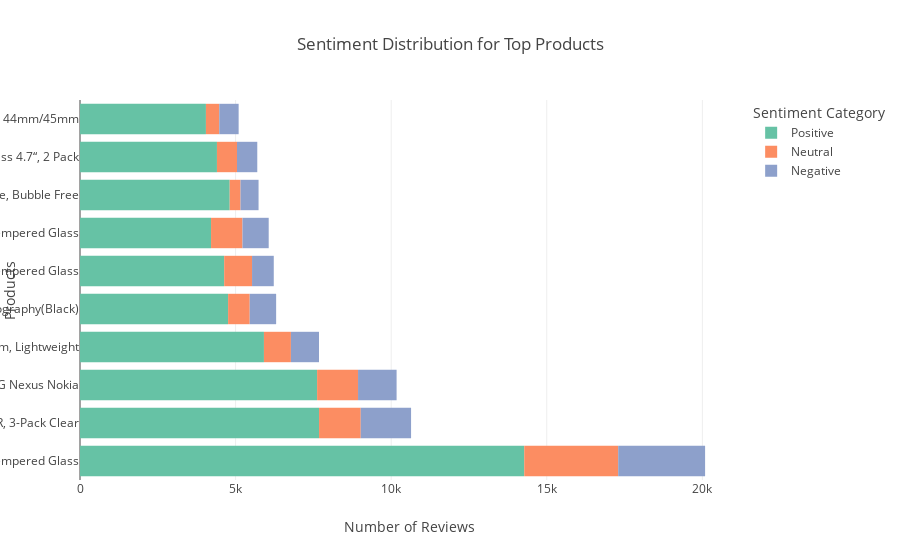

Notebook cell for this chart:
### Markdown cell above
# Sentiment distribution for top 12 products (with the highest reviews)

### Code cell
import plotly.express as px

# Prepare data for plotting
def prepare_sentiment_data(products, merged_data, metadata):
    sentiment_data = []
    
    for product_asin in products:
        product_data = merged_data[merged_data['parent_asin'] == product_asin]
        product_title = metadata.loc[metadata['parent_asin'] == product_asin, 'title'].values[0] if not metadata.empty else product_asin
        
        # Count sentiment categories
        sentiment_counts = product_data['sentiment_category'].value_counts()
        
        # Append to the list
        for sentiment, count in sentiment_counts.items():
            sentiment_data.append({
                'Product': product_title,
                'Sentiment Category': sentiment,
                'Count': count
            })
    
    return pd.DataFrame(sentiment_data)

# Prepare data for top products
top_products = merged_data['parent_asin'].value_counts().head(10).index
sentiment_df = prepare_sentiment_data(top_products, merged_data, metadata)

# Create a horizontal stacked bar chart using Plotly
fig = px.bar(
    sentiment_df,
    x='Count',
    y='Product',
    color='Sentiment Category',
    orientation='h',  # Horizontal bar chart
    title='Sentiment Distribution for Top Products',
    labels={'Count': 'Number of Reviews', 'Product': 'Products'},
    color_discrete_sequence=px.colors.qualitative.Set2  
)

# Show the plot
fig.show()

### Figure 1 — Plotly figure (JSON) as saved in the notebook; plotly's stock layout.template omitted (floating-point values rounded to 4 significant figures)
{"data": [{"alignmentgroup": "True", "hovertemplate": "Sentiment Category=Positive<br>Number of Reviews=%{x}<br>Products=%{y}<extra></extra>", "legendgroup": "Positive", "marker": {"color": "rgb(102,194,165)", "pattern": {"shape": ""}}, "name": "Positive", "offsetgroup": "Positive", "orientation": "h", "showlegend": true, "textposition": "auto", "type": "bar", "x": [14276, 7682, 7619, 5911, 4759, 4633, 4211, 4811, 4401, 4047], "xaxis": "x", "y": ["Ailun Glass Screen Protector Compatible for iPhone 11/XR,6.1 Inch 3 Pack Tempered Glass", "Mkeke Compatible with iPhone 11 Screen Protector for iPhone XR Screen Protector, Tempered Glass Film for Apple iPhone 11 and iPhone XR, 3-Pack Clear", "Beam Electronics Car Phone Holder Mount, Phone Car Air Vent Mount Holder Cradle Compatible for iPhone 12 11 Pro Max XS XS XR X 8+ 7+ SE 6s 6+ 5s 4 Samsung Galaxy S4-S10 LG Nexus Nokia", "UBeesize Selfie Stick Tripod, 62\" Extendable Tripod Stand with Bluetooth Remote for Cell Phones, Heavy Duty Aluminum, Lightweight", "UBeesize Selfie Ring Light with Tripod Stand & Cell Phone Holder for Live Stream/Makeup, Mini Led Camera Ringlight for YouTube Videos/Photography(Black)", "Ailun Screen Protector Compatible for iPhone 8 plus,7 Plus,6s Plus,6 Plus, 5.5 Inch 3Pack Case Friendly Tempered Glass", "Ailun Screen Protector for iPhone 11 Pro Max/iPhone Xs Max 3 Pack 6.5 Inch 2019/2018 Release Case Friendly Tempered Glass", "LK 6 Pack for Apple Watch 41mm / 40mm Screen Protector (Series 8 & 7 & 6) [Upgrade Flexible Film] Self-Healing, Ultra-thin Screen protector for Apple Watch 41mm, Touch Sensitive, Bubble Free", "amFilm Screen Protector 4.7“ for Apple iPhone 8, iPhone 7, iPhone 6S and iPhone 6, Tempered Glass 4.7“, 2 Pack", "LK 6 Pack Designed for Apple Watch Screen Protector 44mm, Apple Watch SE/Series 6 5 4 44mm & Series 8 7 45mm- Bubble Free Flexible TPU HD Clear Film for iWatch 44mm/45mm"], "yaxis": "y"}, {"alignmentgroup": "True", "hovertemplate": "Sentiment Category=Neutral<br>Number of Reviews=%{x}<br>Products=%{y}<extra></extra>", "legendgroup": "Neutral", "marker": {"color": "rgb(252,141,98)", "pattern": {"shape": ""}}, "name": "Neutral", "offsetgroup": "Neutral", "orientation": "h", "showlegend": true, "textposition": "auto", "type": "bar", "x": [3019, 1340, 1316, 867, 695, 896, 1011, 348, 644, 428], "xaxis": "x", "y": ["Ailun Glass Screen Protector Compatible for iPhone 11/XR,6.1 Inch 3 Pack Tempered Glass", "Mkeke Compatible with iPhone 11 Screen Protector for iPhone XR Screen Protector, Tempered Glass Film for Apple iPhone 11 and iPhone XR, 3-Pack Clear", "Beam Electronics Car Phone Holder Mount, Phone Car Air Vent Mount Holder Cradle Compatible for iPhone 12 11 Pro Max XS XS XR X 8+ 7+ SE 6s 6+ 5s 4 Samsung Galaxy S4-S10 LG Nexus Nokia", "UBeesize Selfie Stick Tripod, 62\" Extendable Tripod Stand with Bluetooth Remote for Cell Phones, Heavy Duty Aluminum, Lightweight", "UBeesize Selfie Ring Light with Tripod Stand & Cell Phone Holder for Live Stream/Makeup, Mini Led Camera Ringlight for YouTube Videos/Photography(Black)", "Ailun Screen Protector Compatible for iPhone 8 plus,7 Plus,6s Plus,6 Plus, 5.5 Inch 3Pack Case Friendly Tempered Glass", "Ailun Screen Protector for iPhone 11 Pro Max/iPhone Xs Max 3 Pack 6.5 Inch 2019/2018 Release Case Friendly Tempered Glass", "LK 6 Pack for Apple Watch 41mm / 40mm Screen Protector (Series 8 & 7 & 6) [Upgrade Flexible Film] Self-Healing, Ultra-thin Screen protector for Apple Watch 41mm, Touch Sensitive, Bubble Free", "amFilm Screen Protector 4.7“ for Apple iPhone 8, iPhone 7, iPhone 6S and iPhone 6, Tempered Glass 4.7“, 2 Pack", "LK 6 Pack Designed for Apple Watch Screen Protector 44mm, Apple Watch SE/Series 6 5 4 44mm & Series 8 7 45mm- Bubble Free Flexible TPU HD Clear Film for iWatch 44mm/45mm"], "yaxis": "y"}, {"alignmentgroup": "True", "hovertemplate": "Sentiment Category=Negative<br>Number of Reviews=%{x}<br>Products=%{y}<extra></extra>", "legendgroup": "Negative", "marker": {"color": "rgb(141,160,203)", "pattern": {"shape": ""}}, "name": "Negative", "offsetgroup": "Negative", "orientation": "h", "showlegend": true, "textposition": "auto", "type": "bar", "x": [2793, 1617, 1239, 902, 849, 698, 842, 579, 652, 623], "xaxis": "x", "y": ["Ailun Glass Screen Protector Compatible for iPhone 11/XR,6.1 Inch 3 Pack Tempered Glass", "Mkeke Compatible with iPhone 11 Screen Protector for iPhone XR Screen Protector, Tempered Glass Film for Apple iPhone 11 and iPhone XR, 3-Pack Clear", "Beam Electronics Car Phone Holder Mount, Phone Car Air Vent Mount Holder Cradle Compatible for iPhone 12 11 Pro Max XS XS XR X 8+ 7+ SE 6s 6+ 5s 4 Samsung Galaxy S4-S10 LG Nexus Nokia", "UBeesize Selfie Stick Tripod, 62\" Extendable Tripod Stand with Bluetooth Remote for Cell Phones, Heavy Duty Aluminum, Lightweight", "UBeesize Selfie Ring Light with Tripod Stand & Cell Phone Holder for Live Stream/Makeup, Mini Led Camera Ringlight for YouTube Videos/Photography(Black)", "Ailun Screen Protector Compatible for iPhone 8 plus,7 Plus,6s Plus,6 Plus, 5.5 Inch 3Pack Case Friendly Tempered Glass", "Ailun Screen Protector for iPhone 11 Pro Max/iPhone Xs Max 3 Pack 6.5 Inch 2019/2018 Release Case Friendly Tempered Glass", "LK 6 Pack for Apple Watch 41mm / 40mm Screen Protector (Series 8 & 7 & 6) [Upgrade Flexible Film] Self-Healing, Ultra-thin Screen protector for Apple Watch 41mm, Touch Sensitive, Bubble Free", "amFilm Screen Protector 4.7“ for Apple iPhone 8, iPhone 7, iPhone 6S and iPhone 6, Tempered Glass 4.7“, 2 Pack", "LK 6 Pack Designed for Apple Watch Screen Protector 44mm, Apple Watch SE/Series 6 5 4 44mm & Series 8 7 45mm- Bubble Free Flexible TPU HD Clear Film for iWatch 44mm/45mm"], "yaxis": "y"}], "layout": {"barmode": "relative", "legend": {"title": {"text": "Sentiment Category"}, "tracegroupgap": 0}, "title": {"text": "Sentiment Distribution for Top Products"}, "xaxis": {"anchor": "y", "domain": [0, 1], "title": {"text": "Number of Reviews"}}, "yaxis": {"anchor": "x", "domain": [0, 1], "title": {"text": "Products"}}}}
